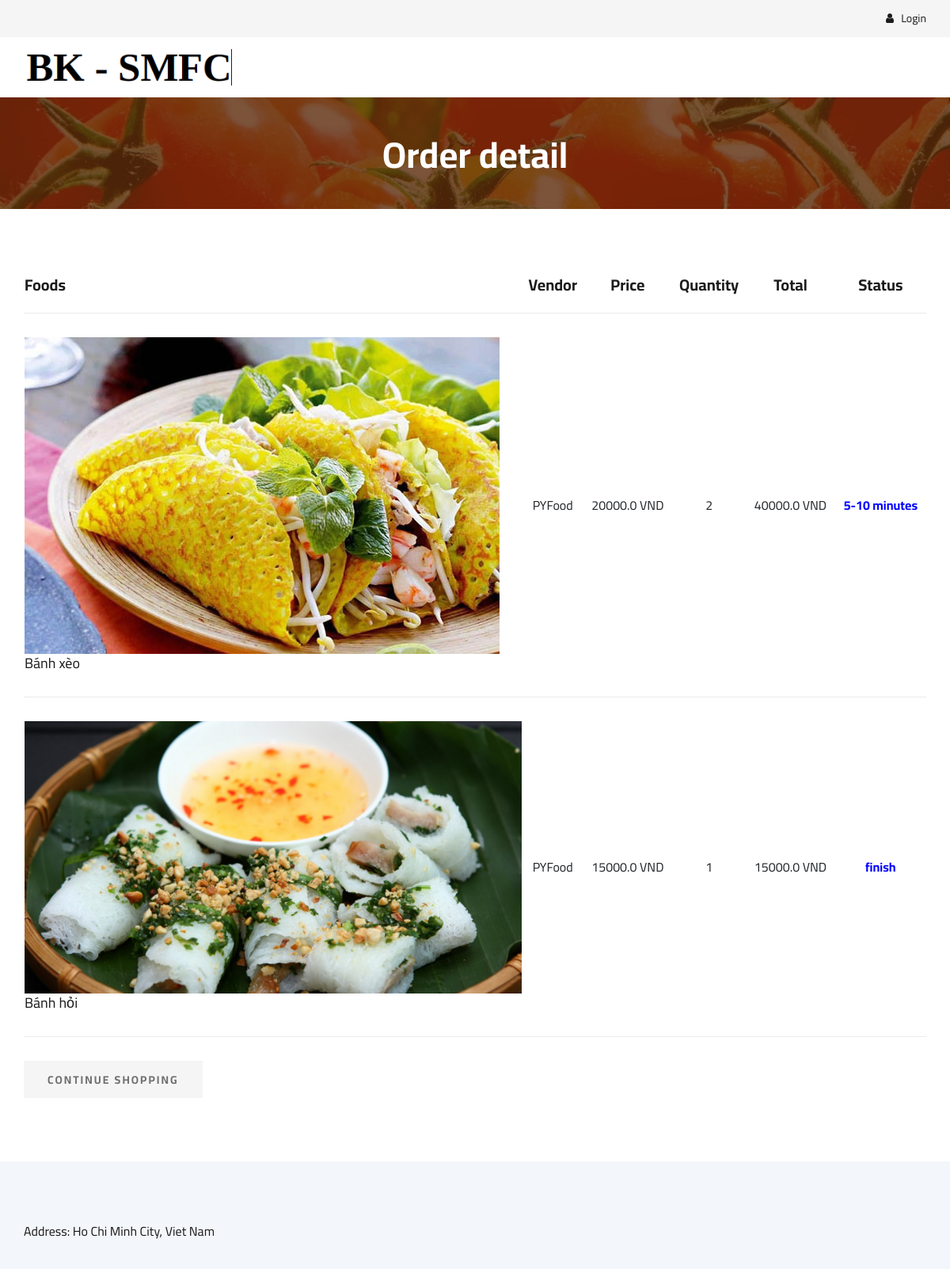
/customer/view-order-detail/7, run on the app's committed database.
### model/models/order.py (models this page shows)
class OrderItem(models.Model):
    order = models.ForeignKey(Order, on_delete=models.CASCADE)
    food = models.ForeignKey(Food, on_delete=models.CASCADE)
    quantity = models.IntegerField(default=0)
    created = models.DateTimeField()
    status = models.CharField(max_length=50, default='pending')
    @property
    def total_price(self):
        return round(self.food.price * self.quantity, 4)
    class Meta:
        verbose_name = 'OrderItems'
        verbose_name_plural = 'OrderItems'

### model/models/food.py (models this page shows, shortened)
class Food(models.Model):
    category = models.ForeignKey(Category, on_delete=models.CASCADE, blank=True)
    name = models.CharField(max_length=100)
    vendor = models.ForeignKey(Vendor, on_delete=models.CASCADE)
    description = models.TextField(blank=True, max_length=256)
    price = models.FloatField(default=0)
    image = models.ImageField(upload_to='food_images/%Y/%m/%d', blank=True)
    class Meta:
        verbose_name = 'Food'
        verbose_name_plural = 'Foods'

### model/models/vendor.py (models this page shows, shortened)
class Vendor(models.Model):
    name = models.CharField(max_length=100, default='')
    description = models.CharField(max_length=256, default='')
    owner = models.ForeignKey(VendorOwner, on_delete=models.CASCADE)

### customer/views.py (the view)
# urls.py: path('view-order-detail/<int:orderID>', ViewOrderDetail, name='view-order-detail'),
def ViewOrderDetail(request, orderID):
    context = {
        'items': OrderManagement.get_items_of_order(orderID)
    }
    return render(request, 'order/view-order-detail.html', context)

### customer/order.py (called while the page is built)
    @staticmethod
    def get_items_of_order(order_id):
        return OrderItem.objects.filter(order=Order.objects.get(id=order_id))

### templates/order/view-order-detail.html (shortened to what this page needs)
{% extends 'order/base.html' %}
{% block BreadcrumbTitle%}
    <h2>Order detail</h2>
{% endblock %}
{% block content %}
    <section class="shoping-cart spad">
        <div class="container">
            <div class="row">
                <div class="col-lg-12">
                    <div class="shoping__cart__table">
                        <table>
                            <thead>
                                <tr>
                                    <th class="shoping__product">Foods</th>
                                    <th>Vendor</th>
                                    <th>Price</th>
                                    <th>Quantity</th>
                                    <th>Total</th>
                                    <th>Status</th>
                                </tr>
                            </thead>
                            <tbody>
                                {% for item in items %}
                                    <tr>
                                        <td class="shoping__cart__item">
                                            <img src="{{item.food.image.url}}" alt="">
                                            <h5>{{item.food.name}}</h5>
                                        </td>
                                        <td>
                                            {{item.food.vendor.name}}
                                        </td>
                                        <td>
                                            {{item.food.price}} VND
                                        </td>
                                        <td>
                                            {{item.quantity}}
                                        </td>
                                        <td >
                                            {{item.total_price}} VND
                                        </td>
                                        <td>
                                            <b style="color:blue" >{{item.status}}</b>
                                        </td>
                                    </tr>
                                {% endfor %}
                            </tbody>
                        </table>
                    </div>
                </div>
            </div>
            <div class="row">
                <div class="col-lg-12">
                    <div class="shoping__cart__btns">
                        <a href="{% url 'customer:view-menu' %}" class="primary-btn cart-btn">CONTINUE SHOPPING</a>
                    </div>
                </div>
            </div>
        </div>
    </section>
{% endblock %}

### static/order/css/style.css (style rules this page uses)
html, body { height: 100%; font-family: "Cairo", sans-serif; -webkit-font-smoothing: antialiased; font-smoothing: antialiased; }
h1, h2, h3, h4, h5, h6 { margin: 0; color: #111111; font-weight: 400; font-family: "Cairo", sans-serif; }
h2 { font-size: 36px; }
h5 { font-size: 18px; }
img { max-width: 100%; }
.spad { padding-top: 100px; padding-bottom: 100px; }
.primary-btn { display: inline-block; font-size: 14px; padding: 10px 28px 10px; color: #ffffff; text-transform: uppercase; font-weight: 700; background: #7fad39; letter-spacing: 2px; }
.breadcrumb__text h2 { font-size: 46px; color: #ffffff; font-weight: 700; }
.shoping-cart { padding-top: 80px; padding-bottom: 80px; }
.shoping__cart__table { margin-bottom: 30px; }
.shoping__cart__table table { width: 100%; text-align: center; }
.shoping__cart__table table thead tr { border-bottom: 1px solid #ebebeb; }
.shoping__cart__table table thead th { font-size: 20px; font-weight: 700; color: #1c1c1c; padding-bottom: 20px; }
.shoping__cart__table table thead th.shoping__product { text-align: left; }
.shoping__cart__table table tbody tr td { padding-top: 30px; padding-bottom: 30px; border-bottom: 1px solid #ebebeb; }
.shoping__cart__table table tbody tr td.shoping__cart__item { width: 630px; text-align: left; }
.shoping__cart__table table tbody tr td.shoping__cart__item img { display: inline-block; margin-right: 25px; }
.shoping__cart__table table tbody tr td.shoping__cart__item h5 { color: #1c1c1c; display: inline-block; }
.primary-btn.cart-btn { color: #6f6f6f; padding: 14px 30px 12px; background: #f5f5f5; }
@media only screen and (min-width: 1200px) { .container { max-width: 1170px; } }

### data on the page
OrderItem: food.image (picture), food.name "Bánh xèo", food.vendor.name "PYFood", food.price "20000.0", quantity "2", total_price "40000.0", status "5-10 minutes"
OrderItem: food.image (picture), food.name "Bánh hỏi", food.vendor.name "PYFood", food.price "15000.0", quantity "1", total_price "15000.0", status "finish"
